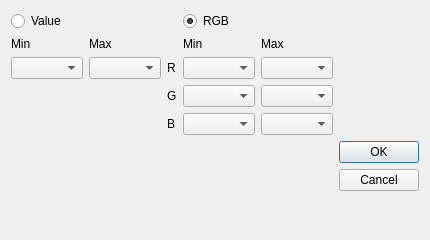
<?xml version="1.0" encoding="UTF-8"?>
<ui version="4.0">
 <class>DialogHistogramNormalization</class>
 <widget class="QDialog" name="DialogHistogramNormalization">
  <property name="geometry">
   <rect>
    <x>0</x>
    <y>0</y>
    <width>320</width>
    <height>240</height>
   </rect>
  </property>
  <property name="windowTitle">
   <string>Dialog</string>
  </property>
  <layout class="QGridLayout" name="gridLayout">
   <item row="1" column="3">
    <widget class="QRadioButton" name="radioButton">
     <property name="text">
      <string>RGB</string>
     </property>
     <property name="checked">
      <bool>true</bool>
     </property>
    </widget>
   </item>
   <item row="5" column="4">
    <widget class="QComboBox" name="comboBox_6"/>
   </item>
   <item row="3" column="4">
    <widget class="QComboBox" name="comboBox_4"/>
   </item>
   <item row="4" column="3">
    <widget class="QComboBox" name="comboBox_2"/>
   </item>
   <item row="2" column="3">
    <widget class="QLabel" name="label">
     <property name="text">
      <string>Min</string>
     </property>
    </widget>
   </item>
   <item row="2" column="4">
    <widget class="QLabel" name="label_2">
     <property name="text">
      <string>Max</string>
     </property>
    </widget>
   </item>
   <item row="2" column="0">
    <widget class="QLabel" name="label_3">
     <property name="text">
      <string>Min</string>
     </property>
    </widget>
   </item>
   <item row="3" column="2">
    <widget class="QLabel" name="label_5">
     <property name="text">
      <string>R</string>
     </property>
    </widget>
   </item>
   <item row="4" column="2">
    <widget class="QLabel" name="label_6">
     <property name="text">
      <string>G</string>
     </property>
    </widget>
   </item>
   <item row="5" column="2">
    <widget class="QLabel" name="label_7">
     <property name="text">
      <string>B</string>
     </property>
    </widget>
   </item>
   <item row="4" column="4">
    <widget class="QComboBox" name="comboBox_5"/>
   </item>
   <item row="5" column="3">
    <widget class="QComboBox" name="comboBox_3"/>
   </item>
   <item row="3" column="3">
    <widget class="QComboBox" name="comboBox"/>
   </item>
   <item row="2" column="1">
    <widget class="QLabel" name="label_4">
     <property name="text">
      <string>Max</string>
     </property>
    </widget>
   </item>
   <item row="3" column="1">
    <widget class="QComboBox" name="comboBox_8"/>
   </item>
   <item row="3" column="0">
    <widget class="QComboBox" name="comboBox_7"/>
   </item>
   <item row="1" column="0">
    <widget class="QRadioButton" name="radioButton_2">
     <property name="text">
      <string>Value</string>
     </property>
    </widget>
   </item>
   <item row="6" column="6">
    <widget class="QDialogButtonBox" name="buttonBox">
     <property name="orientation">
      <enum>Qt::Vertical</enum>
     </property>
     <property name="standardButtons">
      <set>QDialogButtonBox::Cancel|QDialogButtonBox::Ok</set>
     </property>
    </widget>
   </item>
  </layout>
 </widget>
 <resources/>
 <connections>
  <connection>
   <sender>buttonBox</sender>
   <signal>accepted()</signal>
   <receiver>DialogHistogramNormalization</receiver>
   <slot>accept()</slot>
   <hints>
    <hint type="sourcelabel">
     <x>248</x>
     <y>254</y>
    </hint>
    <hint type="destinationlabel">
     <x>157</x>
     <y>274</y>
    </hint>
   </hints>
  </connection>
  <connection>
   <sender>buttonBox</sender>
   <signal>rejected()</signal>
   <receiver>DialogHistogramNormalization</receiver>
   <slot>reject()</slot>
   <hints>
    <hint type="sourcelabel">
     <x>316</x>
     <y>260</y>
    </hint>
    <hint type="destinationlabel">
     <x>286</x>
     <y>274</y>
    </hint>
   </hints>
  </connection>
 </connections>
</ui>
